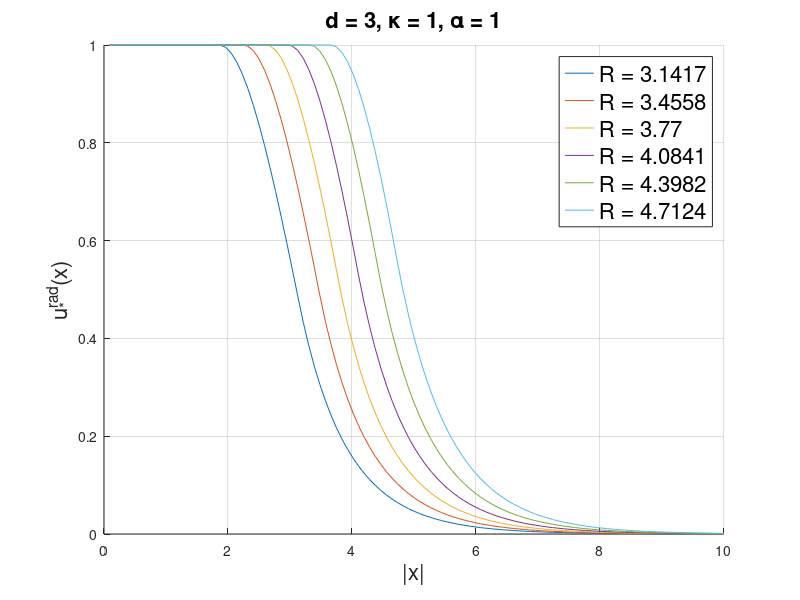

Write MATLAB code to recreate this figure.
clear all
close all
clc

epsilon = 0.0001; % a perturbation parameter to avoid NaN 

% specify parameters (require k*R > pi)
R_array = linspace(pi+epsilon,(3/2)*pi,6); 
a = 1; 
k = 1; 

figure 
hold on 
for j=1:length(R_array) 
    R = R_array(j); 
    temp = @(R0) (-bessely(3/2,k*R0)*besselj(1/2,k*R) + besselj(3/2,k*R0)*bessely(1/2,k*R))/besselk(1/2,a*R) - (k/a)*(-bessely(3/2,k*R0)*besselj(3/2,k*R) + besselj(3/2,k*R0)*bessely(3/2,k*R))/besselk(3/2,a*R); 
    x = linspace(0.0001,R-0.0001,1000); 
    y = temp(x); 
    idx = find(diff(sign(y))); % Find intervals where sign changes
    zeros_list = zeros(size(idx));
    for i = 1:length(idx)
        left = x(idx(i));
        right = x(idx(i)+1);
        zeros_list(i) = fzero(temp, [left, right]);
    end 
    R0 = max(zeros_list); % Get the largest one
    f = @(t) (t<R0) + (t>R0).*(t<R).*( ((k*R0)*sin(k*R0)+cos(k*R0))*sin(k*t)./(k*t) - (sin(k*R0) - (k*R0)*cos(k*R0))*cos(k*t)./(k*t) ) + (t>R).*( ((k*R0)*sin(k*R0)+cos(k*R0))*sin(k*R)./(k*R) - (sin(k*R0) - (k*R0)*cos(k*R0))*cos(k*R)./(k*R)   )*( a*R*exp(a*R) )*(exp(-a*t)/(a*t));
    fplot(f,[0,10])
end
grid on 
legend(['R = ', num2str(R_array(1))],['R = ', num2str(R_array(2))],['R = ', num2str(R_array(3))],['R = ', num2str(R_array(4))],['R = ', num2str(R_array(5))],['R = ', num2str(R_array(6))],'FontSize',16)
xlabel('|x|', 'FontSize',16)
ylabel('u_{*}^{rad}(x)','FontSize',16)
title(['d = 3, \kappa = ', num2str(k), ', \alpha = ', num2str(a)],'FontSize',16)
